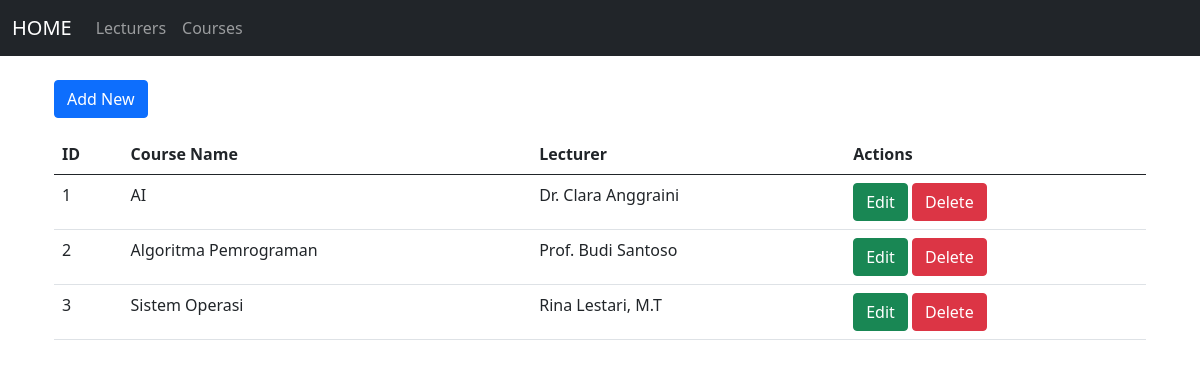
The page /tp_mvc25/index.php?controller=courses&action=index on the database its author committed.
### tables this page shows
CREATE TABLE `courses` (
  `id` int(11) NOT NULL,
  `course_name` varchar(100) NOT NULL,
  `lecturer_id` int(11) DEFAULT NULL
);

CREATE TABLE `lecturers` (
  `id` int(11) NOT NULL,
  `name` varchar(100) NOT NULL,
  `nidn` varchar(20) NOT NULL,
  `phone` varchar(20) NOT NULL,
  `join_date` date NOT NULL
);

### tp_mvc25/controllers/CourseController.php (called while the page is built, shortened)
<?php
class CourseController {
    private $model;
    public function __construct($conn) {
        include 'models/Course.php';
        $this->model = new CourseModel($conn);
    }
    public function index() {
        $courses = $this->model->getAll();
        include 'views/courses/index.php';
    }
}

### tp_mvc25/models/Course.php (called while the page is built, shortened)
<?php
class CourseModel {
    private $conn;
    public function __construct($conn) {
        $this->conn = $conn;
    }
    public function getAll() {
        $sql = "SELECT c.id, c.course_name, c.lecturer_id, l.name AS lecturer_name
                FROM courses c
                LEFT JOIN lecturers l ON c.lecturer_id = l.id";
        return $this->conn->query($sql);
    }
}

### tp_mvc25/views/courses/index.php (the view, shortened to what this page needs)
<?php include 'views/layouts/header.php';  ?>
<!DOCTYPE html>
<html>
<head>
    <link rel="stylesheet" href="../../bootstrap.min.css">
</head>
<body>
<div class="container my-4">
    <a class="btn btn-primary"
       href="index.php?controller=courses&action=create">Add New</a>
    <table class="table mt-3">
        <thead>
            <tr>
                <th>ID</th>
                <th>Course Name</th>
                <th>Lecturer</th>
                <th>Actions</th>
            </tr>
        </thead>
        <tbody>
            <?php while ($row = $courses->fetch_assoc()): ?>
                <tr>
                    <td><?= $row['id'] ?></td>
                    <td><?= $row['course_name'] ?></td>
                    <td><?= $row['lecturer_name'] ?></td>
                    <td>
                        <a class="btn btn-success"
                           href="index.php?controller=courses&action=edit&id=<?= $row['id'] ?>">Edit</a>
                        <a class="btn btn-danger"
                           href="index.php?controller=courses&action=delete&id=<?= $row['id'] ?>">Delete</a>
                    </td>
                </tr>
            <?php endwhile; ?>
        </tbody>
    </table>
</div>
</body>
</html>

### rows shown on the page
courses: id "1", course_name "AI", lecturer.name "Dr. Clara Anggraini"
courses: id "2", course_name "Algoritma Pemrograman", lecturer.name "Prof. Budi Santoso"
courses: id "3", course_name "Sistem Operasi", lecturer.name "Rina Lestari, M.T"
